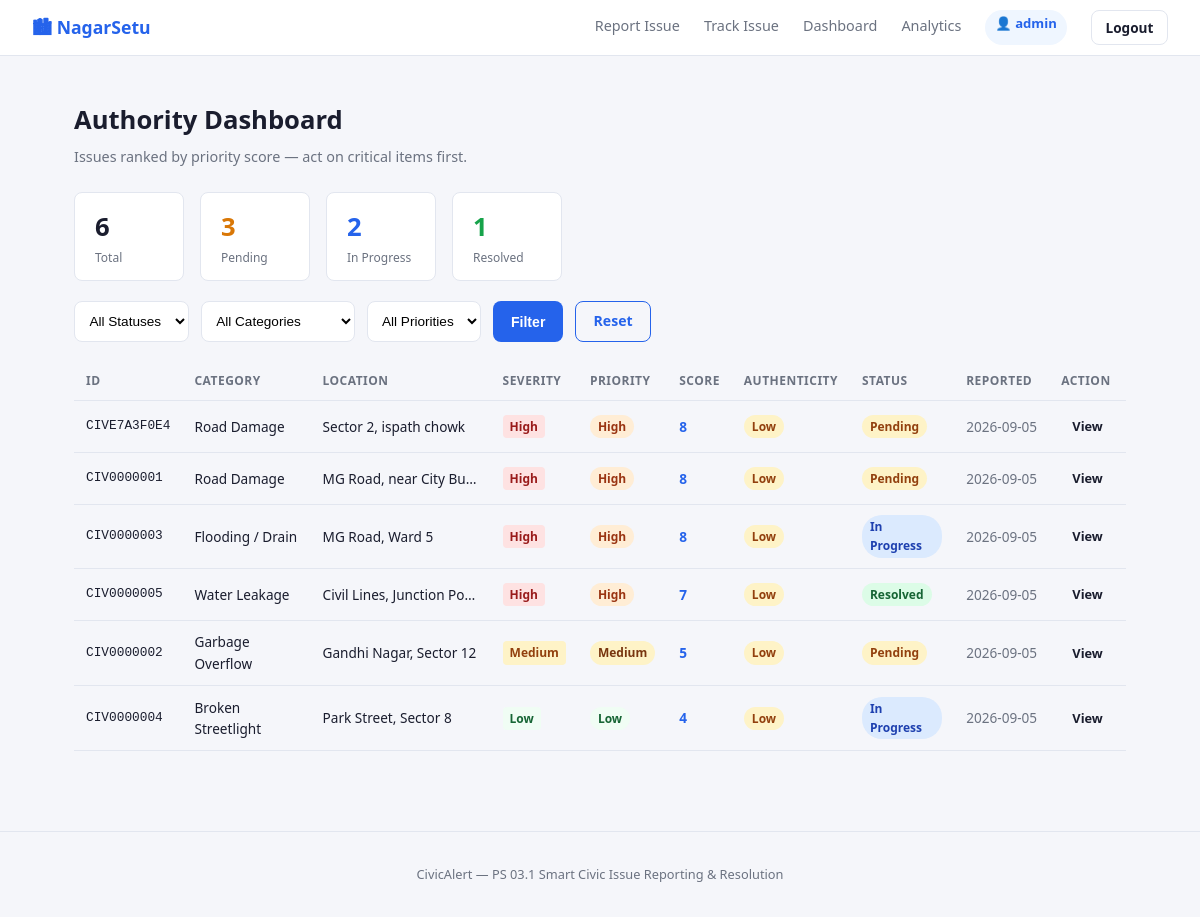
/admin (signed in), run on an earlier commit of the app's database.
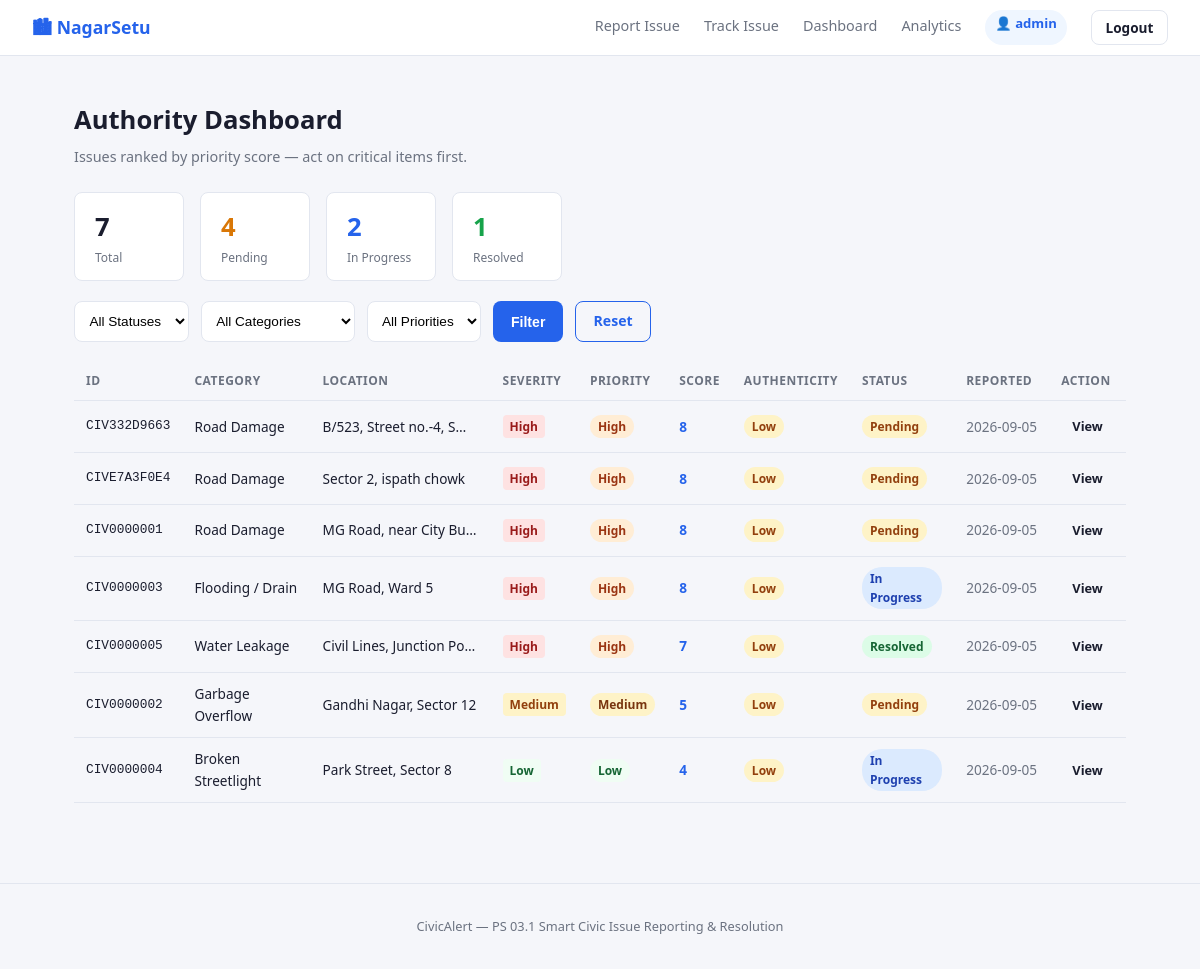
And on a later commit of the database.
### tables this page shows
CREATE TABLE issues (
        id          TEXT PRIMARY KEY,
        name        TEXT NOT NULL,
        phone       TEXT,
        category    TEXT NOT NULL,
        severity    TEXT NOT NULL,
        description TEXT NOT NULL,
        location    TEXT NOT NULL,
        photo       TEXT,
        status      TEXT DEFAULT 'Pending',
        priority_score INTEGER DEFAULT 0,
        priority_label TEXT DEFAULT 'Low',
        assigned_to TEXT,
        admin_notes TEXT,
        created_at  TEXT NOT NULL,
        updated_at  TEXT NOT NULL
    );

### app.py (the view)
@app.route('/admin')
@login_required
def admin():
    conn = get_db()
    status_filter   = request.args.get('status', '')
    category_filter = request.args.get('category', '')
    priority_filter = request.args.get('priority', '')
    query = 'SELECT * FROM issues WHERE 1=1'
    params = []
    if status_filter:
        query += ' AND status=?'; params.append(status_filter)
    if category_filter:
        query += ' AND category=?'; params.append(category_filter)
    if priority_filter:
        query += ' AND priority_label=?'; params.append(priority_filter)
    query += ' ORDER BY priority_score DESC, created_at DESC'
    issues = conn.execute(query, params).fetchall()
    stats = {
        'total':    conn.execute('SELECT COUNT(*) FROM issues').fetchone()[0],
        'pending':  conn.execute("SELECT COUNT(*) FROM issues WHERE status='Pending'").fetchone()[0],
        'progress': conn.execute("SELECT COUNT(*) FROM issues WHERE status='In Progress'").fetchone()[0],
        'resolved': conn.execute("SELECT COUNT(*) FROM issues WHERE status='Resolved'").fetchone()[0],
    }
    conn.close()
    return render_template('admin.html', issues=issues, stats=stats,
                           status_filter=status_filter,
                           category_filter=category_filter,
                           priority_filter=priority_filter)

### app.py (called while the page is built)
def login_required(f):
    @wraps(f)
    def decorated(*args, **kwargs):
        if not session.get('admin_logged_in'):
            flash('Please log in to access the authority dashboard.', 'error')
            return redirect(url_for('admin_login', next=request.path))
        return f(*args, **kwargs)
    return decorated

def get_db():
    conn = sqlite3.connect(DB_PATH)
    conn.row_factory = sqlite3.Row
    return conn

### templates/admin.html (shortened to what this page needs)
{% extends "base.html" %}
{% block content %}
<div class="page-header">
  <h1>Authority Dashboard</h1>
  <p>Issues ranked by priority score — act on critical items first.</p>
</div>
<div class="stats-bar">
  <div class="stat-item">
    <span class="stat-num">{{ stats.total }}</span>
    <span class="stat-label">Total</span>
  </div>
  <div class="stat-item stat-pending">
    <span class="stat-num">{{ stats.pending }}</span>
    <span class="stat-label">Pending</span>
  </div>
  <div class="stat-item stat-progress">
    <span class="stat-num">{{ stats.progress }}</span>
    <span class="stat-label">In Progress</span>
  </div>
  <div class="stat-item stat-resolved">
    <span class="stat-num">{{ stats.resolved }}</span>
    <span class="stat-label">Resolved</span>
  </div>
</div>
<form class="filter-bar" method="GET" action="{{ url_for('admin') }}">
  <select name="status">
    <option value="">All Statuses</option>
  </select>
  <select name="category">
    <option value="">All Categories</option>
  </select>
  <select name="priority">
    <option value="">All Priorities</option>
  </select>
  <button type="submit" class="btn btn-primary">Filter</button>
  <a href="{{ url_for('admin') }}" class="btn btn-outline">Reset</a>
</form>
{% if issues %}
<div class="table-wrap">
  <table class="issue-table">
    <thead>
      <tr>
        <th>ID</th>
        <th>Category</th>
        <th>Location</th>
        <th>Severity</th>
        <th>Priority</th>
        <th>Score</th>
        <th>Authenticity</th>
        <th>Status</th>
        <th>Reported</th>
        <th>Action</th>
      </tr>
    </thead>
    <tbody>
      {% for issue in issues %}
      <tr>
        <td class="mono">{{ issue.id }}</td>
        <td>{{ issue.category }}</td>
        <td class="loc-cell">{{ issue.location }}</td>
        <td><span class="sev-badge sev-{{ issue.severity | lower }}">{{ issue.severity }}</span></td>
        <td><span class="badge badge-priority-{{ issue.priority_label | lower }}">{{ issue.priority_label }}</span></td>
        <td class="score-cell">{{ issue.priority_score }}</td>
        <td><span class="badge {{ 'badge-resolved' if issue.photo else 'badge-pending' }}">{{ 'High (Photo)' if issue.photo else 'Low' }}</span></td>
        <td><span class="badge badge-{{ issue.status | lower | replace(' ','_') }}">{{ issue.status }}</span></td>
        <td class="date-cell">{{ issue.created_at[:10] }}</td>
        <td><a href="{{ url_for('admin_issue', issue_id=issue.id) }}" class="btn btn-sm">View</a></td>
      </tr>
      {% endfor %}
    </tbody>
  </table>
</div>
{% else %}
<div class="empty-state">No issues found matching filters.</div>
{% endif %}
{% endblock %}

What changed in the data, as far as the page shows it:
added issues: id "CIV332D9663", category "Road Damage", location "B/523, Street no.-4, S…", severity "High", priority_label "High", priority_score "8", photo "Low", status "Pending", created_at "2026-09-05"
Also different on the page:
{{ stats.total }}: "6" → "7"
{{ stats.pending }}: "3" → "4"
